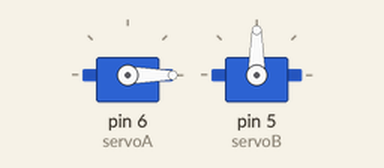
The sketch below on a simulated Arduino Uno, built with avr-gcc and run on an emulated ATmega328P. Parts: 2 × servo.

Above: at 0.1 s.
At 8.1 s:
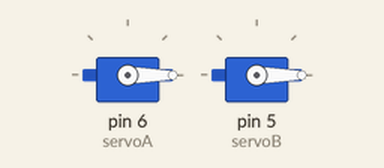
At 12.1 s:
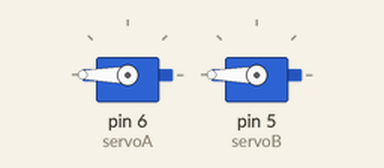
At 113.1 s:
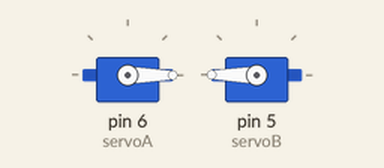
Timing chart, 0 to 115.5 s (numbered marks = the images above):
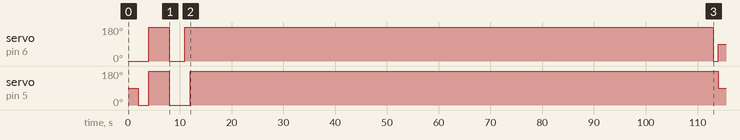

Measured:
- by itself, servo on pin 6 (servoA): 0° → 180° at 4.0 s, → 0° 4.0 s later, → 180° 3.0 s later, → 0° 102 s later, … (5 changes in this stretch)
- by itself, servo on pin 5 (servoB): 90° → 0° at 2.0 s, → 180° 2.0 s later, → 0° 4.0 s later, → 180° 4.0 s later, … (5 changes in this stretch)

The sketch:

Servo_Lab_Secret.ino
```cpp
#include <Servo.h>

Servo servoA;
Servo servoB;

void setup() {
  servoA.attach(6);
  servoB.attach(5);
  servoA.write(0); // ServoA
  delay(2000);
  servoB.write(0);  //ServoB
  delay(2000);
  servoA.write(180);
  servoB.write(180);
  delay(4000);
  servoA.write(0);
  servoB.write(0);
  delay(3000);
  servoA.write(180);
  delay(1000);
  servoB.write(180);
  delay(1000);
}

void loop() {
    delay(100000);
    servoA.write(0);
    servoB.write(180);
    delay(1000);
    servoA.write(90);
    servoB.write(90);
}
```
